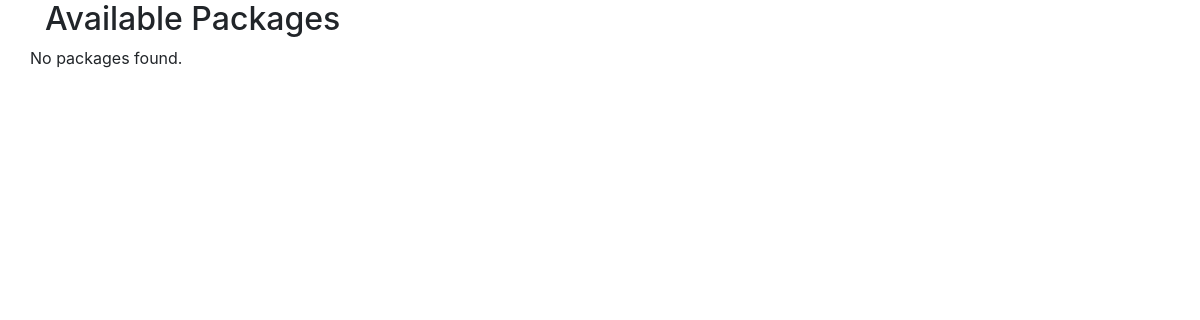
The app's page /portal/package/viewpkg.php, older data.
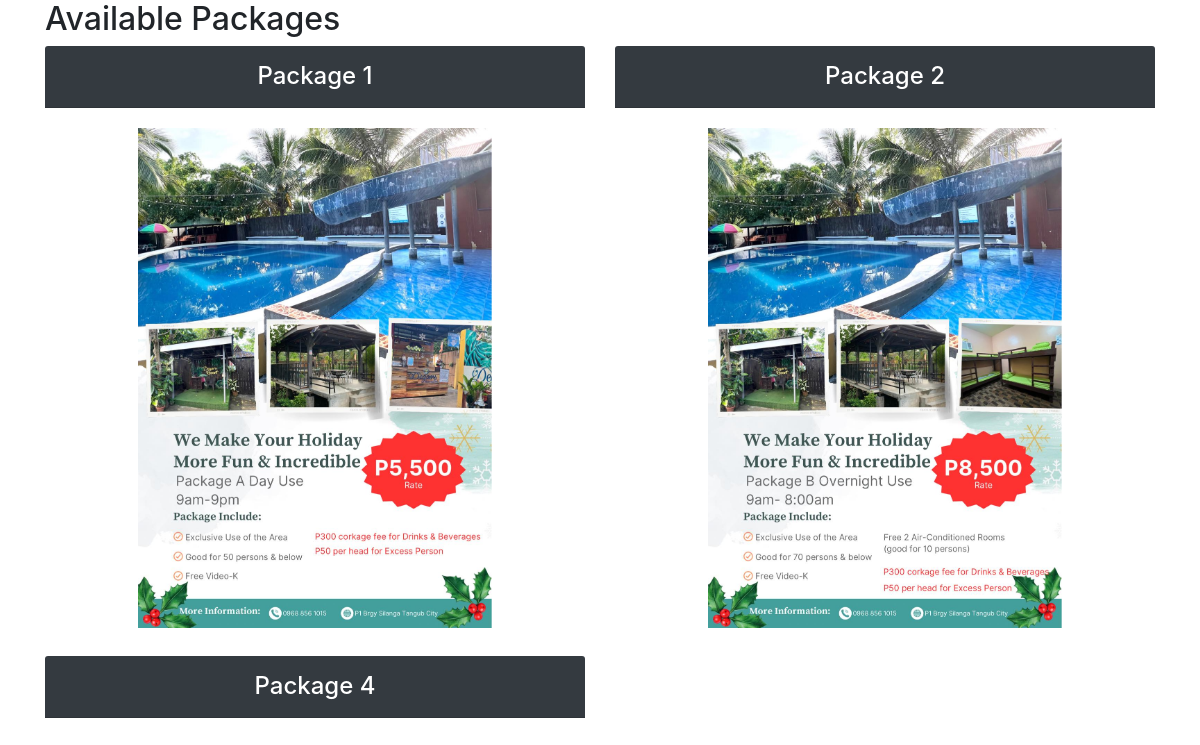
The same page, newer data.
### tables this page shows
CREATE TABLE `packages` (
  `id` int(11) NOT NULL,
  `package_name` varchar(255) NOT NULL,
  `package_rate` int(11) NOT NULL,
  `image_name` varchar(255) NOT NULL
);

### portal/package/viewpkg.php (the view, shortened to what this page needs)
<!DOCTYPE html>
<html lang="en">
<head>
    <link rel="stylesheet" href="https://maxcdn.bootstrapcdn.com/bootstrap/4.0.0/css/bootstrap.min.css">
</head>
<body>
    <div class="container">
    <h2>Available Packages</h2>
        <div class="row mb-3 text-center">
        <?php
        $conn = mysqli_connect('localhost', 'root', '', 'capstwo');
        $sql = "SELECT * FROM packages";
        $result = $conn->query($sql);
        if ($result->num_rows > 0) {
            while ($row = $result->fetch_assoc()) {
                $imagePath = '../../admin/packages/' . $row["image_name"];
                ?>
            <div class="col-md-6">
                <div class="card-header bg-dark text-white py-3">
                    <h4 class="my-0 fw-normal"><?php echo $row['package_name']; ?></h4>
                </div>
                <div class="card-body">
                    <img src="<?= $imagePath ?>" alt="" class="img-fluid mb-2" style="height: 500px;">
                </div>
            </div>
            <?php
                }
            } else {
                echo "No packages found.";
            }
            ?>
        </div>
    </div>
</body>
</html>

Row changes from the older to the newer data that the page shows:
added packages: package_name "Package 1", image_name (picture)
added packages: package_name "Package 2", image_name (picture)
added packages: package_name "Package 4"
Text that changed along with them:
text no longer shown: "No packages found."
